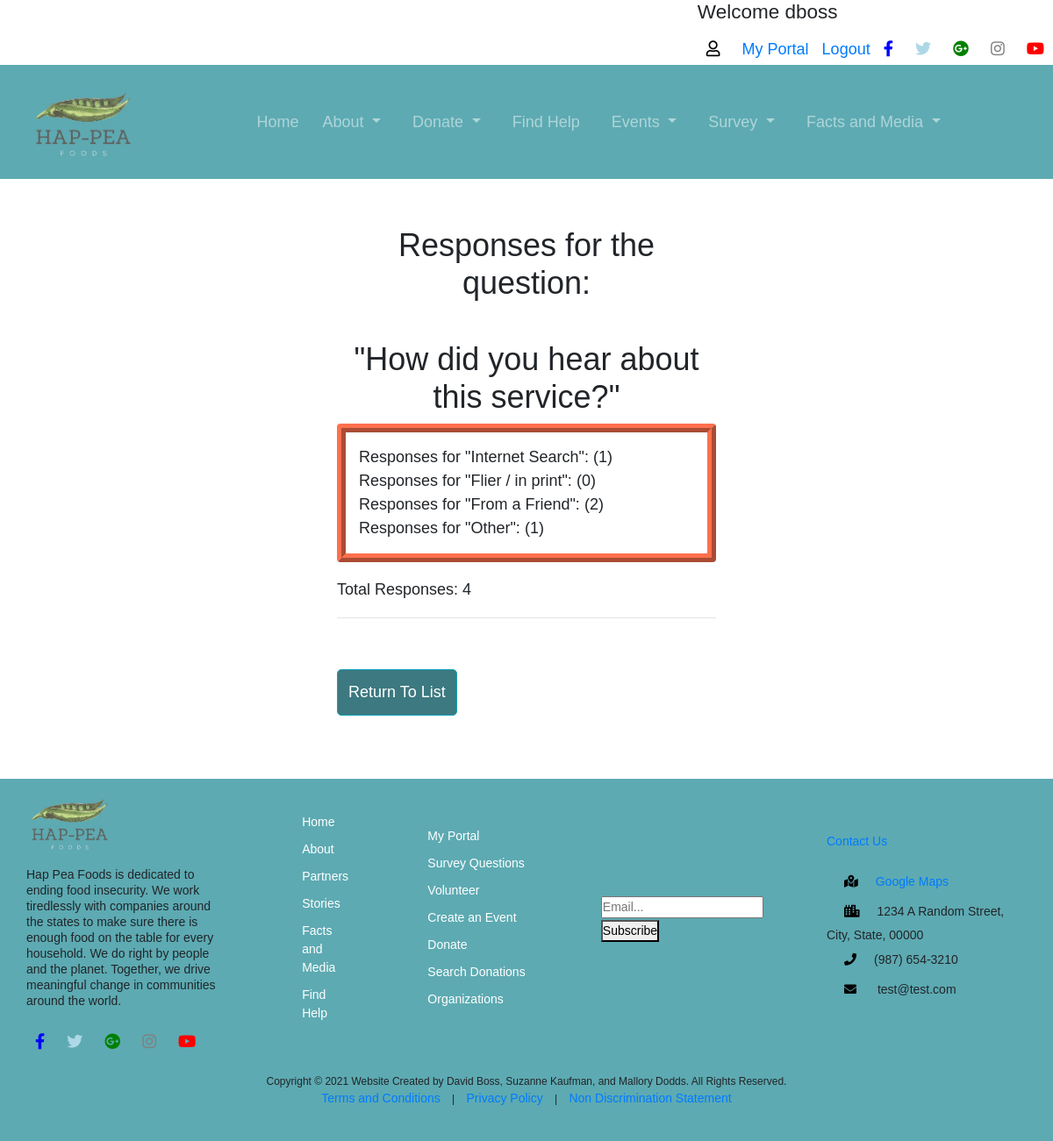
Page /survey/results/1/ (signed in) on the committed database.
### survey/models.py (models this page shows)
class Questionnaire(models.Model):
    question = models.TextField()
    option_one = models.CharField(null=True, max_length=30)
    option_two = models.CharField(null=True, max_length=30)
    option_three = models.CharField(null=True, max_length=30)
    option_four = models.CharField(null=True, max_length=30)
    option_one_count = models.IntegerField(default = 0)
    option_two_count = models.IntegerField(default = 0)
    option_three_count = models.IntegerField(default = 0)
    option_four_count = models.IntegerField(default = 0)
    textAnswer = models.TextField(null = True)
    def total(self):
        return self.option_one_count + self.option_two_count + self.option_three_count + self.option_four_count

### survey/views.py (the view)
# urls.py: path('results/<questionnaire_id>/', views.results_view, name='results'),
@login_required
def results_view(request, questionnaire_id): # for admin only
    result = Questionnaire.objects.get(pk=questionnaire_id)
    return render(request, 'survey/results.html', {'result':result})

### templates/survey/results.html (shortened to what this page needs)
{% extends 'base_layout.html' %}
{% block content %}
    <div class="col-md-6 offset-md-3" style="padding: 5%;">
        <div class="col-lg-12">
            <h2 class="text-center">Responses for the question:<br /> <br />
            "{{ result.question }}"</h2>
        </div>
        <form method="POST">
            <div class="form-group" style="border: 10px solid #FF704D; border-style: ridge; padding: 15px;">
                  <div>
                      Responses for "{{ result.option_one }}": ({{ result.option_one_count }})
                  </div>
                  <div>
                      Responses for "{{ result.option_two }}": ({{ result.option_two_count }})
                  </div>
                  <div>
                      Responses for "{{ result.option_three }}": ({{ result.option_three_count }})
                  </div>
                  <div>
                      Responses for "{{ result.option_four }}": ({{ result.option_four_count }})
                  </div>
            </div>
            <p>Total Responses:  {{ result.total }}</p>
            <hr />
            <a href="{% url 'list' %}" class="btn btn-info">Return To List</a>
        </form>
    </div>
{% endblock %}

### templates/base_layout.html (shortened to what this page needs)
{% load static %}
<!DOCTYPE html>
<html lang="en" dir="ltr">
  <head>
    <link rel="stylesheet" href="https://maxcdn.bootstrapcdn.com/bootstrap/4.0.0/css/bootstrap.min.css">
    <link rel="stylesheet" href="{% static 'css/style.css' %}">
    <link rel="stylesheet" href="https://cdnjs.cloudflare.com/ajax/libs/font-awesome/5.15.2/css/all.min.css">
  </head>
  <body>
    <header>
     <div class="head-container">
       <div class="sm">
         {% if user.is_authenticated %}
           <h5>Welcome {{user.username}}</h5>
           <i class="far fa-user" style="color: black"></i>
           <a href="{% url 'portal' %}">My Portal</a>
           <a href="{% url 'accounts:logout' %}">Logout</a>
         {% else %}
           <i class="far fa-user" style="color: black"></i>
           <a href="{% url 'accounts:register' %}">Register</a>
           <a href="{% url 'accounts:login' %}">Login</a>
        {% endif %}
         <i class="fab fa-facebook-f" style="color: blue"></i>
         <i class="fab fa-twitter" style="color: lightblue"></i>
         <i class="fab fa-google-plus" style="color: green"></i>
         <i class="fab fa-instagram" style="color: grey"></i>
         <i class="fab fa-youtube" style="color: red"></i>
       </div>
     </div>
    </header>
    <nav class="navbar navbar-expand-md navbar-custom justify-content-evenly">
      <a href="/" class="navbar-brand"><img src="{% static 'logo2.jpg' %}" class = navimage alt=""></a>
      <div class="navbar-collapse collapse justify-content-center align-items-center w-100" id="navbarCustom">
        <ul class="navbar-nav mx-auto text-center">
            <li class="nav-item">
                <a class="nav-link" href="{% url 'home' %}">Home</a>
            </li>
            <li class="nav-item dropdown">
                <a class="nav-link dropdown-toggle px-3" href="#" id="navbarDropdown" data-toggle="dropdown" aria-haspopup="true" aria-expanded="false">
                  About
                </a>
            </li>
            <li class="nav-item dropdown">
                <a class="nav-link dropdown-toggle px-3" href="#" id="navbarDropdown" data-toggle="dropdown" aria-haspopup="true" aria-expanded="false">
                  Donate
                </a>
            </li>
            <li class="nav-item">
                <a class="nav-link px-3" href="{% url 'find_help' %}">Find Help</a>
            </li>
            <li class="nav-item dropdown">
                <a class="nav-link dropdown-toggle px-3" href="#" id="navbarDropdown" data-toggle="dropdown" aria-haspopup="true" aria-expanded="false">
                  Events
                </a>
            </li>
            <li class="nav-item dropdown">
                <a class="nav-link dropdown-toggle px-3" href="#" id="navbarDropdown" data-toggle="dropdown" aria-haspopup="true" aria-expanded="false">
                  Survey
                </a>
            </li>
            <li class="nav-item dropdown">
                <a class="nav-link dropdown-toggle px-3" href="#" id="navbarDropdown" data-toggle="dropdown" aria-haspopup="true" aria-expanded="false">
                  Facts and Media
                </a>
            </li>
        </ul>
    </div>
</nav>
    <div class="wrapper_container">
      {% block content %}
      {% endblock %}
    </div>
    <footer>
      <div class="foot-container">
        <div class="foot-columns">
          <div class="about">
            <div class="statement">
              <img src="{% static 'logo2.jpg' %}" class="img-logo" alt="peas">
              <p> Hap Pea Foods is dedicated to ending food insecurity. We work tiredlessly with companies around the states to make sure there is enough food on the table for every household.  We do right by people and the planet. Together, we drive meaningful change in communities around the world.</p>
            </div>
            <div class="sm">
              <i class="fab fa-facebook-f" style="color: blue"></i>
              <i class="fab fa-twitter" style="color: lightblue"></i>
              <i class="fab fa-google-plus" style="color: green"></i>
              <i class="fab fa-instagram" style="color: grey"></i>
              <i class="fab fa-youtube" style="color: red"></i>
            </div>
          </div>
          <div class="foot-links">
            <ul>
              <li><a href="{% url 'home' %}">Home</a></li>
              <li><a href="{% url 'about' %}">About</a></li>
              <li><a href="{% url 'partners' %}">Partners</a></li>
              <li><a href="{% url 'stories:stories' %}">Stories</a></li>
              <li><a href="{% url 'facts' %}">Facts and Media</a></li>
              <li><a href="{% url 'find_help' %}">Find Help</a></li>
            </ul>
          </div>
          <div class="foot-links-2">
            <ul>
              <li><a href="{% url 'portal' %}">My Portal</a></li>
              <li><a href="{% url 'list' %}">Survey Questions</a></li>
              <li><a href="{% url 'volunteer' %}">Volunteer</a></li>
              <li><a href="{% url 'events:create_event' %}">Create an Event</a></li>
              <li><a href="{% url 'donations:donations' %}">Donate</a></li>
              <li><a href="{% url 'donations:search' %}">Search Donations</a></li>
              <li><a href="{% url 'organizations' %}">Organizations</a></li>
            </ul>
          </div>
          <div class="subscribe">
            <form action="/action_page.php">
              <input type="email" placeholder="Email..." name="email">
              <button type="submit">Subscribe</button>
            </form>
          </div>
          <div class="contact">
            <h2><a href="{% url 'contact' %}">Contact Us</a></h2>
            <ul>
              <li><i class="fa fa-map-marked-alt" style="color: black"></i><a href="https://maps.google.com">Google Maps</a></li>
              <li><i class="fa fa-city" style="color: black"></i>1234 A Random Street, City, State, 00000</li>
              <li><i class="fa fa-phone" style="color: black"></i>(987) 654-3210</li>
              <li><i class="fa fa-envelope" style="color: black"></i> test@test.com</li>
          </ul>
          </div>
        </div>
        <div class="foot-columns">
          <div class="copyright">
            <p>Copyright &copy; 2021 Website Created by David Boss, Suzanne Kaufman, and Mallory Dodds. All Rights Reserved.
              <br />
              <a href="{% url 'terms_cond' %}">Terms and Conditions</a> | <a href="{% url 'privacy' %}">Privacy Policy</a> | <a href="{% url 'non_disc_stmt' %}">Non Discrimination Statement</a></p>
          </div>
        </div>
      </div>
    </footer>
  </body>
</html>

### static/css/style.css (style rules this page uses)
* { margin: 0; padding:0; outline: none; font-family: Arial, Helvetica, sans-serif; font-size: 18px; }
header { background: #FFF; }
.head-container { width: 100%; margin: 0 auto; display: flex; justify-content: flex-end; }
.head-container a { padding-left: 10px; }
.sm i { padding: 10px 10px; }
.navbar { min-height: 130px; background-color: #5DAAB2; }
.navbar-brand { padding: 0 15px; height: 40px; display: flex; align-items: center; justify-content: center; }
.navimage { max-height: 125px; max-width: 125px; }
.navbar-custom, .navbar-custom .navbar-text { color: rgba(255,255,255,.8); }
.navbar-custom .navbar-nav .nav-link { color: rgba(255,255,255,.5); }
.wrapper_container { max-width: 90%; margin: 0 auto; }
footer { background: #5DAAB2; }
.foot-container { width: 95%; margin: 0 auto; }
.foot-columns { display: flex; margin: 1em 0; justify-content: space-between; align-items: center; }
.about { width: 20%; }
.statement img { height: 100px; }
.statement p { font-size: 14px; line-height: 1rem; }
.foot-links { width: 5%; }
.foot-links ul, .foot-links-2 ul { list-style-type: none; margin: 0; padding: 0; }
.foot-links li, .foot-links-2 li { padding: 5px 0; }
.foot-links a:link, .foot-links-2 a:link { color: #FFF; width: 10%; font-size: 14px; }
.subscribe { width: 15%; }
.subscribe input[type=email] { font-size: 14px; }
.subscribe button[type=submit] { font-size: 14px; }
.contact { width: 20%; }
.contact h2 { color: #FFF; padding-bottom: 10px; font-size: 16px; }
.contact ul { list-style-type: none; margin: 0; padding: 0; }
.contact a, li { font-size: 14px; }
.contact i { padding: 10px 20px; font-size: 14px; }
.copyright { text-align: center; width: 100%; padding-bottom: 20px; }
.copyright p { font-size: 12px; }
.copyright a { padding: 0 10px; font-size: 14px; }
.btn { margin-top: 40px; background: #3C7980; padding: 12px; text-align: center; color: #FFF; border-radius: 5px; cursor: pointer; }
html, body { height: 100%; margin: 0; padding: 0; }
.form-group { border: 10px solid #ff704d; border-style: ridge; border-radius: 4px; padding: 20px; }

### rows in the picture
Questionnaire: question "How did you hear about this service?", option_one "Internet Search", option_one_count "1", option_two "Flier / in print", option_two_count "0", option_three "From a Friend", option_three_count "2", option_four "Other", option_four_count "1", total "4"

### other values in the picture
{{ user.username }} "dboss"
